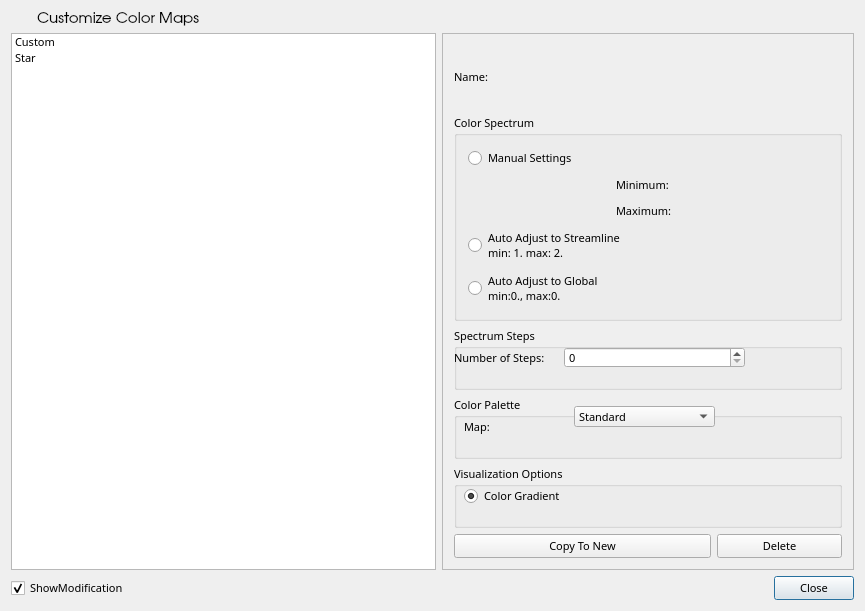
<ui version="4.0" >
 <comment>Python:from ChangeIndicatedLE import ChangeIndicatedLE</comment>
 <class>ColorMapCustomBase</class>
 <widget class="QDialog" name="ColorMapCustomBase" >
  <property name="geometry" >
   <rect>
    <x>0</x>
    <y>0</y>
    <width>865</width>
    <height>611</height>
   </rect>
  </property>
  <property name="sizePolicy" >
   <sizepolicy vsizetype="MinimumExpanding" hsizetype="MinimumExpanding" >
    <horstretch>0</horstretch>
    <verstretch>0</verstretch>
   </sizepolicy>
  </property>
  <property name="font" >
   <font>
    <family>Droid Sans</family>
    <pointsize>8</pointsize>
   </font>
  </property>
  <property name="windowTitle" >
   <string>Customize Color Map</string>
  </property>
  <layout class="QGridLayout" >
   <item row="2" column="0" colspan="3" >
    <layout class="QGridLayout" >
     <item row="0" column="1" >
      <spacer name="spacer612" >
       <property name="orientation" >
        <enum>Qt::Horizontal</enum>
       </property>
       <property name="sizeType" >
        <enum>QSizePolicy::Expanding</enum>
       </property>
       <property name="sizeHint" stdset="0" >
        <size>
         <width>5</width>
         <height>21</height>
        </size>
       </property>
      </spacer>
     </item>
     <item row="0" column="0" >
      <widget class="QCheckBox" name="vrpCheckBoxShow" >
       <property name="cursor" >
        <cursorShape>PointingHandCursor</cursorShape>
       </property>
       <property name="text" >
        <string>ShowModification</string>
       </property>
       <property name="checked" >
        <bool>true</bool>
       </property>
      </widget>
     </item>
     <item row="0" column="3" >
      <widget class="QPushButton" name="vrpPushButtonClose" >
       <property name="cursor" >
        <cursorShape>PointingHandCursor</cursorShape>
       </property>
       <property name="text" >
        <string>Close</string>
       </property>
       <property name="shortcut" >
        <string/>
       </property>
      </widget>
     </item>
    </layout>
   </item>
   <item row="0" column="0" >
    <widget class="QLabel" name="vrpIconColorMap" >
     <property name="sizePolicy" >
      <sizepolicy vsizetype="Fixed" hsizetype="Fixed" >
       <horstretch>0</horstretch>
       <verstretch>0</verstretch>
      </sizepolicy>
     </property>
     <property name="maximumSize" >
      <size>
       <width>20</width>
       <height>20</height>
      </size>
     </property>
     <property name="pixmap" >
      <pixmap resource="images/StaticImages.qrc" >:/button_colormap.png</pixmap>
     </property>
     <property name="scaledContents" >
      <bool>true</bool>
     </property>
     <property name="wordWrap" >
      <bool>false</bool>
     </property>
    </widget>
   </item>
   <item row="0" column="1" colspan="2" >
    <widget class="QLabel" name="vrpLabelTitle" >
     <property name="sizePolicy" >
      <sizepolicy vsizetype="Fixed" hsizetype="Preferred" >
       <horstretch>0</horstretch>
       <verstretch>0</verstretch>
      </sizepolicy>
     </property>
     <property name="minimumSize" >
      <size>
       <width>0</width>
       <height>0</height>
      </size>
     </property>
     <property name="font" >
      <font>
       <family>URW Gothic L</family>
       <pointsize>11</pointsize>
      </font>
     </property>
     <property name="text" >
      <string>Customize Color Maps</string>
     </property>
     <property name="alignment" >
      <set>Qt::AlignLeading|Qt::AlignLeft|Qt::AlignTop</set>
     </property>
     <property name="wordWrap" >
      <bool>false</bool>
     </property>
    </widget>
   </item>
   <item row="1" column="0" colspan="2" >
    <widget class="QListWidget" name="vrpListViewColorMaps" >
     <property name="minimumSize" >
      <size>
       <width>135</width>
       <height>0</height>
      </size>
     </property>
     <property name="cursor" stdset="0" >
      <cursorShape>PointingHandCursor</cursorShape>
     </property>
     <property name="focusPolicy" >
      <enum>Qt::NoFocus</enum>
     </property>
     <item>
      <property name="text" >
       <string>Custom</string>
      </property>
     </item>
     <item>
      <property name="text" >
       <string>Star</string>
      </property>
     </item>
    </widget>
   </item>
   <item row="1" column="2" >
    <widget class="QFrame" name="frame352" >
     <property name="frameShape" >
      <enum>QFrame::StyledPanel</enum>
     </property>
     <property name="frameShadow" >
      <enum>QFrame::Plain</enum>
     </property>
     <property name="lineWidth" >
      <number>0</number>
     </property>
     <layout class="QGridLayout" name="gridLayout_2" >
      <item row="0" column="0" >
       <widget class="QLabel" name="vrpLabelName" >
        <property name="text" >
         <string>Name:</string>
        </property>
        <property name="wordWrap" >
         <bool>false</bool>
        </property>
       </widget>
      </item>
      <item row="0" column="1" colspan="2" >
       <widget class="ChangeIndicatedLE" native="1" name="vrpLineEditName" />
      </item>
      <item row="1" column="0" colspan="3" >
       <widget class="QGroupBox" name="groupBox" >
        <property name="title" >
         <string>Color Spectrum</string>
        </property>
        <layout class="QGridLayout" name="gridLayout" >
         <item row="0" column="0" colspan="2" >
          <widget class="QRadioButton" name="radioButtonManual" >
           <property name="text" >
            <string>Manual Settings</string>
           </property>
          </widget>
         </item>
         <item row="1" column="0" >
          <spacer name="spacer2" >
           <property name="orientation" >
            <enum>Qt::Horizontal</enum>
           </property>
           <property name="sizeType" >
            <enum>QSizePolicy::Expanding</enum>
           </property>
           <property name="sizeHint" stdset="0" >
            <size>
             <width>142</width>
             <height>20</height>
            </size>
           </property>
          </spacer>
         </item>
         <item row="1" column="1" >
          <widget class="QLabel" name="textLabel5" >
           <property name="text" >
            <string>Minimum:</string>
           </property>
           <property name="wordWrap" >
            <bool>false</bool>
           </property>
          </widget>
         </item>
         <item row="1" column="2" >
          <widget class="ChangeIndicatedLE" native="1" name="vrpLineEditMin" >
           <property name="minimumSize" >
            <size>
             <width>150</width>
             <height>0</height>
            </size>
           </property>
          </widget>
         </item>
         <item row="2" column="0" >
          <spacer name="spacer3" >
           <property name="orientation" >
            <enum>Qt::Horizontal</enum>
           </property>
           <property name="sizeType" >
            <enum>QSizePolicy::Expanding</enum>
           </property>
           <property name="sizeHint" stdset="0" >
            <size>
             <width>31</width>
             <height>20</height>
            </size>
           </property>
          </spacer>
         </item>
         <item row="2" column="1" >
          <widget class="QLabel" name="textLabel5_2" >
           <property name="text" >
            <string>Maximum:</string>
           </property>
           <property name="wordWrap" >
            <bool>false</bool>
           </property>
          </widget>
         </item>
         <item row="2" column="2" >
          <widget class="ChangeIndicatedLE" native="1" name="vrpLineEditMax" >
           <property name="minimumSize" >
            <size>
             <width>150</width>
             <height>0</height>
            </size>
           </property>
          </widget>
         </item>
         <item row="3" column="0" colspan="2" >
          <widget class="QRadioButton" name="radioButtonLocal" >
           <property name="text" >
            <string>Auto Adjust to Streamline
min: 1. max: 2.</string>
           </property>
          </widget>
         </item>
         <item row="4" column="0" colspan="2" >
          <widget class="QRadioButton" name="radioButtonGlobal" >
           <property name="text" >
            <string>Auto Adjust to Global
min:0., max:0.</string>
           </property>
          </widget>
         </item>
        </layout>
       </widget>
      </item>
      <item row="2" column="0" colspan="3" >
       <widget class="QGroupBox" name="groupBox_4" >
        <property name="title" >
         <string>Spectrum Steps</string>
        </property>
        <widget class="QLabel" name="textLabel4" >
         <property name="geometry" >
          <rect>
           <x>0</x>
           <y>20</y>
           <width>125</width>
           <height>21</height>
          </rect>
         </property>
         <property name="text" >
          <string>Number of Steps:</string>
         </property>
         <property name="wordWrap" >
          <bool>false</bool>
         </property>
        </widget>
        <widget class="QSpinBox" name="vrpSpinBoxSteps" >
         <property name="geometry" >
          <rect>
           <x>110</x>
           <y>20</y>
           <width>181</width>
           <height>21</height>
          </rect>
         </property>
         <property name="sizePolicy" >
          <sizepolicy vsizetype="Fixed" hsizetype="Preferred" >
           <horstretch>0</horstretch>
           <verstretch>0</verstretch>
          </sizepolicy>
         </property>
         <property name="cursor" >
          <cursorShape>IBeamCursor</cursorShape>
         </property>
         <property name="maximum" >
          <number>1000000</number>
         </property>
        </widget>
       </widget>
      </item>
      <item row="3" column="0" colspan="3" >
       <widget class="QGroupBox" name="groupBox_3" >
        <property name="title" >
         <string>Color Palette</string>
        </property>
        <widget class="QLabel" name="textLabel5_2_2" >
         <property name="geometry" >
          <rect>
           <x>10</x>
           <y>20</y>
           <width>125</width>
           <height>21</height>
          </rect>
         </property>
         <property name="text" >
          <string>Map:</string>
         </property>
         <property name="wordWrap" >
          <bool>false</bool>
         </property>
        </widget>
        <widget class="QComboBox" name="vrpComboBoxMap" >
         <property name="geometry" >
          <rect>
           <x>120</x>
           <y>10</y>
           <width>141</width>
           <height>21</height>
          </rect>
         </property>
         <property name="cursor" >
          <cursorShape>PointingHandCursor</cursorShape>
         </property>
         <item>
          <property name="text" >
           <string>Standard</string>
          </property>
         </item>
         <item>
          <property name="text" >
           <string>Star</string>
          </property>
         </item>
         <item>
          <property name="text" >
           <string>ITSM</string>
          </property>
         </item>
         <item>
          <property name="text" >
           <string>Rainbow</string>
          </property>
         </item>
         <item>
          <property name="text" >
           <string>Pastell</string>
          </property>
         </item>
         <item>
          <property name="text" >
           <string>Magma</string>
          </property>
         </item>
         <item>
          <property name="text" >
           <string>Ansys</string>
          </property>
         </item>
        </widget>
       </widget>
      </item>
      <item row="4" column="0" colspan="3" >
       <widget class="QGroupBox" name="groupBox_2" >
        <property name="title" >
         <string>Visualization Options</string>
        </property>
        <widget class="QRadioButton" name="vrpRadioButtonColorGradient" >
         <property name="geometry" >
          <rect>
           <x>10</x>
           <y>20</y>
           <width>201</width>
           <height>22</height>
          </rect>
         </property>
         <property name="cursor" >
          <cursorShape>PointingHandCursor</cursorShape>
         </property>
         <property name="text" >
          <string>Color Gradient</string>
         </property>
         <property name="checked" >
          <bool>true</bool>
         </property>
        </widget>
       </widget>
      </item>
      <item row="5" column="0" colspan="2" >
       <widget class="QPushButton" name="vrpPushButtonCopy" >
        <property name="cursor" >
         <cursorShape>PointingHandCursor</cursorShape>
        </property>
        <property name="text" >
         <string>Copy To New</string>
        </property>
        <property name="shortcut" >
         <string/>
        </property>
        <property name="autoDefault" >
         <bool>false</bool>
        </property>
       </widget>
      </item>
      <item row="5" column="2" >
       <widget class="QPushButton" name="vrpPushButtonDelete" >
        <property name="cursor" >
         <cursorShape>PointingHandCursor</cursorShape>
        </property>
        <property name="text" >
         <string>Delete</string>
        </property>
        <property name="shortcut" >
         <string/>
        </property>
       </widget>
      </item>
     </layout>
    </widget>
   </item>
  </layout>
 </widget>
 <layoutdefault spacing="6" margin="11" />
 <customwidgets>
  <customwidget>
   <class>ChangeIndicatedLE</class>
   <extends>QWidget</extends>
   <header location="global" >ChangeIndicatedLE</header>
  </customwidget>
 </customwidgets>
 <tabstops>
  <tabstop>vrpPushButtonCopy</tabstop>
  <tabstop>vrpPushButtonDelete</tabstop>
  <tabstop>vrpCheckBoxShow</tabstop>
  <tabstop>vrpPushButtonClose</tabstop>
  <tabstop>vrpListViewColorMaps</tabstop>
 </tabstops>
 <includes>
  <include location="local" >changeindicatedle.h</include>
  <include location="local" >changeindicatedle.h</include>
  <include location="local" >changeindicatedle.h</include>
 </includes>
 <resources>
  <include location="images/StaticImages.qrc" />
 </resources>
 <connections>
  <connection>
   <sender>vrpPushButtonClose</sender>
   <signal>clicked()</signal>
   <receiver>ColorMapCustomBase</receiver>
   <slot>accept()</slot>
   <hints>
    <hint type="sourcelabel" >
     <x>20</x>
     <y>20</y>
    </hint>
    <hint type="destinationlabel" >
     <x>20</x>
     <y>20</y>
    </hint>
   </hints>
  </connection>
 </connections>
</ui>
